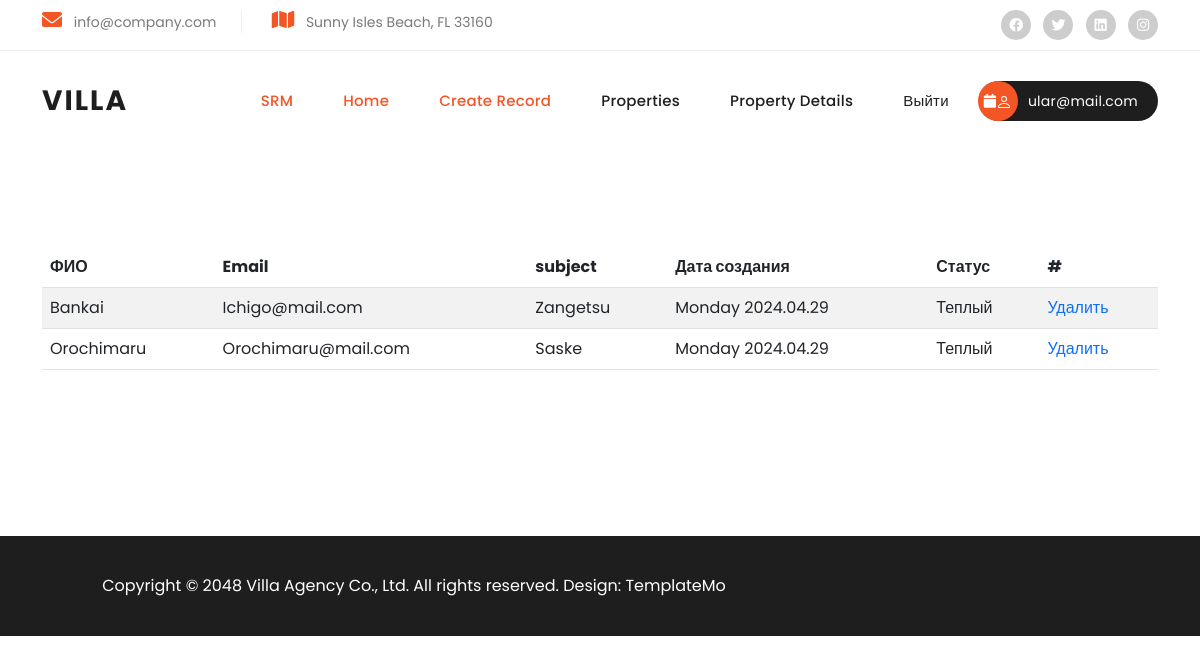
/srm/leads/ (signed in), run on the app's committed database.
### user/models.py (models this page shows, shortened)
class MyUser(AbstractBaseUser, PermissionsMixin):
    email = models.EmailField(
        unique=True
    )
    username = models.CharField(
        max_length=30
    )
    phone_number = models.CharField(
        max_length=13
    )
    status = models.PositiveSmallIntegerField(
        choices=(
            (1, 'Обычный пользователь'),
            (2, 'Менеджер')
        ),
        default=1
    )
    created_date = models.DateTimeField(
        auto_now_add=True
    )
    is_admin = models.BooleanField(default=False)
    objects = CustomUserManager()
    USERNAME_FIELD = 'email'
    REQUIRED_FIELDS = ('username', 'phone_number')

### srm/models.py (models this page shows, shortened)
class Lead(models.Model):
    full_name = models.CharField(max_length=123)
    email = models.EmailField()
    subject_line = models.CharField(blank=True, null=True, max_length=123)
    message = models.TextField()
    status = models.PositiveSmallIntegerField(
        choices=(
            (1, 'Теплый'),
            (2, 'Горячий'),
            (3, 'Мертвый'),
            (4, 'Другое')
        ),
        default=1
    )
    created_date = models.DateTimeField(auto_now_add=True)
    updated_date = models.DateTimeField(auto_now=True)

### srm/views.py (the view)
# urls.py: path('leads/', views.lead_list_view, name='lead_list'),
@user_passes_test(lambda u: u.status == 2 or u.is_admin, login_url='/app/index/')
def lead_list_view(request):
    leads = Lead.objects.all()
    return render(request, 'srm/leads.html', context={'leads': leads})

### srm/templates/srm/leads.html
{% extends 'base.html' %}
{% load static %}
{% block content %}
<body>
<link rel="static stylesheet" href="{% static 'assets/css/scroll.css' %}">
<br>
<br>
<br>
<br>
  <div class="container">
    <div class="container-scroll">
        <table class="table table-striped">
        <thead>
          <tr>
            <th scope="col">ФИО</th>
            <th scope="col">Email</th>
            <th scope="col">subject</th>
            <th scope="col">Дата создания</th>
            <th scope="col">Статус</th>
            <th scope="col">#</th>
          </tr>
        </thead>
        <tbody>
        {% for lead in leads %}
          <tr>
            <td>{{ lead.full_name }}</td>
            <td>{{ lead.email }}</td>
            <td>{{ lead.subject_line }}</td>
            <td>{{ lead.created_date|date:"l Y.m.d" }}</td>
            <td>{{ lead.get_status_display }}</td>
            <td><a href="{% url 'lead_delete' lead.id %}">Удалить</a></td>
          </tr>
        {% endfor %}
        </tbody>
      </table>
    </div>
  </div>
</body>
{% endblock %}

### app/templates/base.html (shortened to what this page needs)
{% load static %}
<!DOCTYPE html>
<html lang="en">
<head>
    <link href="{% static 'vendor/bootstrap/css/bootstrap.min.css' %}" rel="stylesheet">
    <link rel="static stylesheet" href="{% static 'assets/css/fontawesome.css' %}">
    <link rel="static stylesheet" href="{% static 'assets/css/templatemo-villa-agency.css' %}">
    <link rel="static stylesheet" href="{% static 'assets/css/owl.css' %}">
    <link rel="static stylesheet" href="{% static 'assets/css/animate.css' %}">
    <link rel="static stylesheet" href="https://unpkg.com/swiper@7/swiper-bundle.min.css"/>
</head>
<body>
  <div class="sub-header">
    <div class="container">
      <div class="row">
        <div class="col-lg-8 col-md-8">
          <ul class="info">
            <li><i class="fa fa-envelope"></i> info@company.com</li>
            <li><i class="fa fa-map"></i> Sunny Isles Beach, FL 33160</li>
          </ul>
        </div>
        <div class="col-lg-4 col-md-4">
          <ul class="social-links">
            <li><a href="#"><i class="fab fa-facebook"></i></a></li>
            <li><a href="https://x.com/minthu" target="_blank"><i class="fab fa-twitter"></i></a></li>
            <li><a href="#"><i class="fab fa-linkedin"></i></a></li>
            <li><a href="#"><i class="fab fa-instagram"></i></a></li>
          </ul>
        </div>
      </div>
    </div>
  </div>
  <header class="header-area header-sticky">
    <div class="container">
        <div class="row">
            <div class="col-12">
                <nav class="main-nav">
                    <a href="{% url 'index' %}" class="logo">
                        <h1>Villa</h1>
                    </a>
                    <ul class="nav">
                      {% if request.user.status == 2 or request.user.is_admin %}
                      <li><a href="{% url 'lead_list' %}" class="active">SRM</a></li>
                      {% endif %}
                      <li><a href="{% url 'index' %}" class="active">Home</a></li>
                      <li><a href="{% url 'house_create' %}" class="active">Create record</a></li>
                      <li><a href="{% url 'house_list' %}">Properties</a></li>
                      <li><a href="{% static 'property-details.html' %}">Property Details</a></li>
                      {% if request.user.is_authenticated %}
                      <li><a href="{% url 'logout' %}">Выйти</a></li>
                      <li>
                          <a href="#"><i class="fa fa-calendar"></i>{{ request.user }}</a>
                      </li>
                      {% else %}
                      <li><a href="{% url 'register' %}">Регистрация</a></li>
                      <li><a href="{% url 'login' %}">&nbsp;&nbsp;&nbsp;&nbsp;Войти</a></li>
                      {% endif %}
                  </ul>
                </nav>
            </div>
        </div>
    </div>
  </header>
{% block content %} {% endblock %}
  <footer>
    <div class="container">
      <div class="col-lg-8">
        <p>Copyright © 2048 Villa Agency Co., Ltd. All rights reserved.
        Design: <a rel="nofollow" href="https://templatemo.com" target="_blank">TemplateMo</a></p>
      </div>
    </div>
  </footer>
</body>
</html>

### static/assets/css/templatemo-villa-agency.css (style rules this page uses)
html, body, div, span, applet, object, iframe, h1, h2, h3, h4, h5, h6, p, blockquote, div pre, a, abbr, acronym, address, big, cite, code, del, dfn, em, font, img, ins, kbd, q, s, samp, small, strike, strong, sub, sup, tt, var, b, u, i, center, dl, dt, dd, ol, ul, li, figure, header, nav, section, article, aside, footer, figcaption { margin: 0; padding: 0; border: 0; outline: 0; }
ul, li { padding: 0; margin: 0; list-style: none; }
header, nav, section, article, aside, footer, hgroup { display: block; }
* { box-sizing: border-box; }
html, body { font-family: 'Poppins', sans-serif; -ms-text-size-adjust: 100%; -webkit-font-smoothing: antialiased; -moz-osx-font-smoothing: grayscale; }
a { text-decoration: none !important; }
h1, h2, h3, h4, h5, h6 { color: #1e1e1e; margin-top: 0px; margin-bottom: 0px; font-weight: 700; }
ul { margin-bottom: 0px; }
p { font-size: 14px; line-height: 28px; color: #4a4a4a; }
html, body { font-family: 'Poppins', sans-serif; }
.sub-header { background-color: #fff; padding: 10px 0px; border-bottom: 1px solid #eee; }
.sub-header ul li { display: inline-block; }
.sub-header ul.social-links { text-align: right; }
.sub-header ul.social-links li { margin-left: 8px; }
.sub-header ul.social-links li a { display: inline-block; width: 30px; height: 30px; background-color: #cdcdcd; border-radius: 50%; text-align: center; line-height: 30px; color: #fff; font-size: 14px; transition: all .3s; }
.sub-header ul.info li { font-size: 14px; color: #7a7a7a; border-right: 1px solid #eee; margin-right: 25px; padding-right: 25px; }
.sub-header ul.info li:last-child { margin-right: 0px; padding-right: 0px; border-right: none; }
.sub-header ul.info li i { font-size: 20px; color: #f35525; margin-right: 8px; }
.header-area { position: relative; background-color: #fff; height: 100px; z-index: 100; -webkit-transition: all .5s ease 0s; -moz-transition: all .5s ease 0s; -o-transition: all .5s ease 0s; transition: all .5s ease 0s; }
.header-area .main-nav { background: transparent; display: flex; }
.header-area .main-nav .logo { -webkit-transition: all 0.3s ease 0s; -moz-transition: all 0.3s ease 0s; -o-transition: all 0.3s ease 0s; transition: all 0.3s ease 0s; display: inline-block; }
.header-area .main-nav .logo h1 { line-height: 100px; font-size: 28px; text-transform: uppercase; color: #1e1e1e; font-weight: 700; letter-spacing: 2px; }
.header-area .main-nav ul.nav { flex-basis: 100%; margin-top: 30px; justify-content: right; -webkit-transition: all 0.3s ease 0s; -moz-transition: all 0.3s ease 0s; -o-transition: all 0.3s ease 0s; transition: all 0.3s ease 0s; position: relative; z-index: 999; }
.header-area .main-nav .nav li:last-child { padding-right: 0px; }
.header-area .main-nav .nav li { padding-left: 10px; padding-right: 10px; height: 100px; line-height: 100px; }
.header-area .main-nav .nav li a { display: block; padding-left: 20px; padding-right: 20px; font-weight: 500; font-size: 15px; height: 40px; line-height: 40px; text-transform: capitalize; color: #1e1e1e; -webkit-transition: all 0.4s ease 0s; -moz-transition: all 0.4s ease 0s; -o-transition: all 0.4s ease 0s; transition: all 0.4s ease 0s; border: transparent; letter-spacing: .25px; }
.header-area .main-nav .nav li:last-child a { background-color: #1e1e1e; color: #fff; font-size: 14px; font-weight: 400; text-transform: none; border-radius: 20px; padding-left: 0px; }
.header-area .main-nav .nav li:last-child a i { background-color: #f35525; display: inline-block; width: 40px; height: 40px; text-align: center; line-height: 40px; margin-right: 10px; border-radius: 50%; margin-left: -1px; }
.header-area .main-nav .nav li a.active { color: #f35525; }
@media (max-width: 1200px) { .header-area .main-nav .nav li { padding-left: 5px; padding-right: 5px; } }
footer { margin-top: 150px; background-color: #1e1e1e; min-height: 100px; }
footer p { text-align: center; line-height: 100px; color: #fff; font-size: 16px; font-weight: 400; }
footer p a { color: #fff; transition: all .3s; position: relative; z-index: 3; }
body { overflow-x: hidden; }

### static/assets/css/scroll.css (style rules this page uses)
.container-scroll { max-height: 300px; overflow-y: scroll; }

### data on the page
MyUser: user "ular@mail.com"
Lead: full_name "Bankai", email "Ichigo@mail.com", subject_line "Zangetsu", created_date "Monday 2024.04.29", status "Теплый"
Lead: full_name "Orochimaru", email "Orochimaru@mail.com", subject_line "Saske", created_date "Monday 2024.04.29", status "Теплый"
